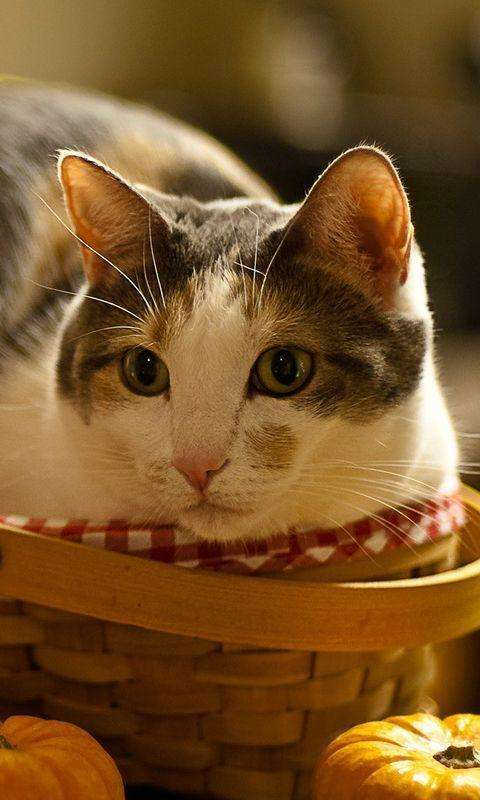
#> input picture resource/images/cat.jpeg, 480 x 800 px
$ python imagegradient.py
#> lines starting #> are read from the running program, lines starting #| are printed output that depends on the picture
#> further down, src is the input picture: shape (800, 480, 3); mean B, G, R 40.8, 84, 122
import cv2 as cv

# [27 lines of commented-out code are left out]
def lapalian_image(image):
    dst = cv.Laplacian(image, cv.CV_32F)
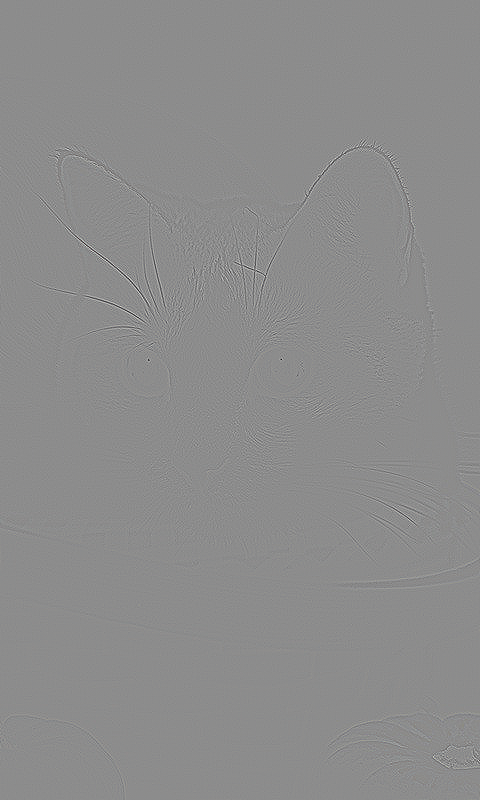
#> dst: shape (800, 480, 3) float32; mean B, G, R 0, 0, 0; drawn with min black and max white
    lpls = cv.convertScaleAbs(dst)
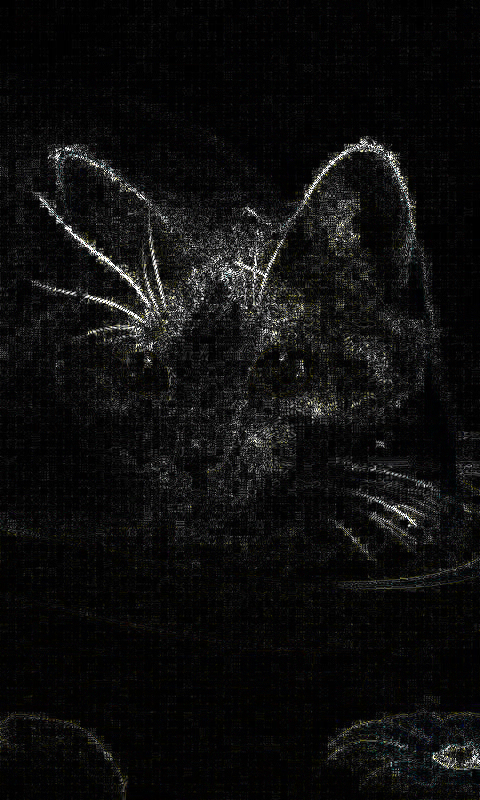
#> lpls: shape (800, 480, 3); mean B, G, R 13.9, 14.3, 14.3
    cv.imshow("lpls", lpls)

src = cv.imread("../resource/images/cat.jpeg")
cv.imshow("old", src)
lapalian_image(src)
cv.waitKey(0)
cv.destroyAllWindows()

$ run again, with resource/images/phone.jpeg copied over resource/images/cat.jpeg
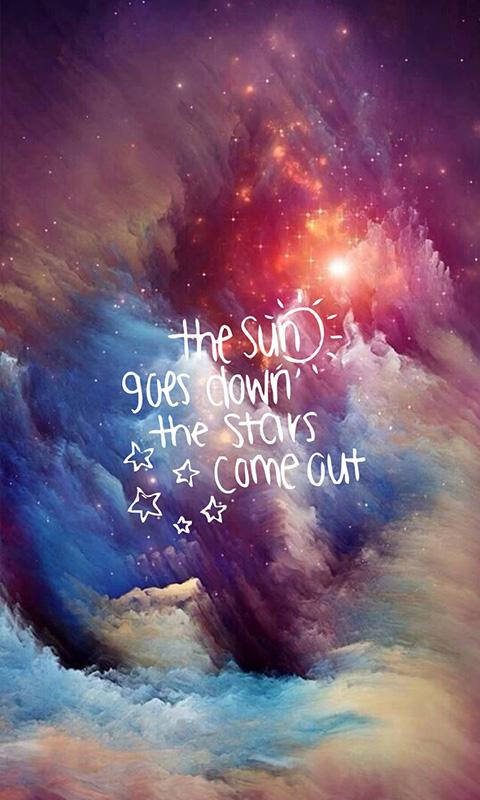
#> input picture resource/images/phone.jpeg, 480 x 800 px
#> src is the input picture: shape (800, 480, 3); mean B, G, R 115.3, 92.3, 121.7
#> in lapalian_image, `dst = cv.Laplacian(image, cv.CV_32F)`:
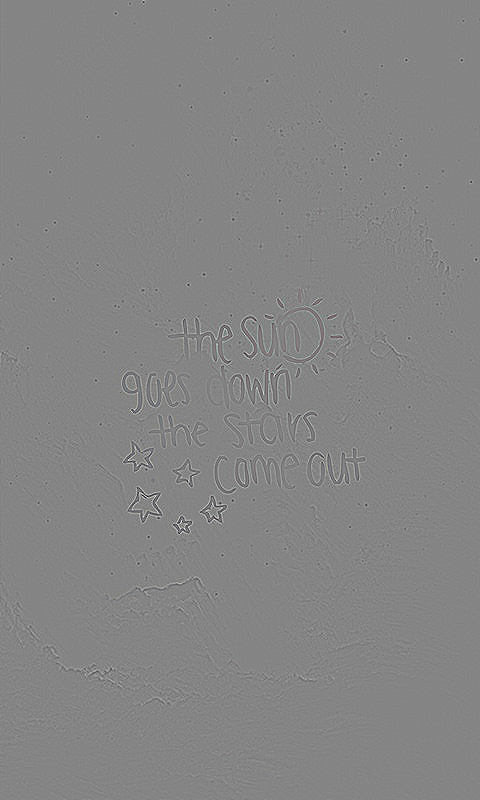
#> dst: shape (800, 480, 3) float32; mean B, G, R 0, 0, 0; drawn with min black and max white
#> in lapalian_image, `lpls = cv.convertScaleAbs(dst)`:
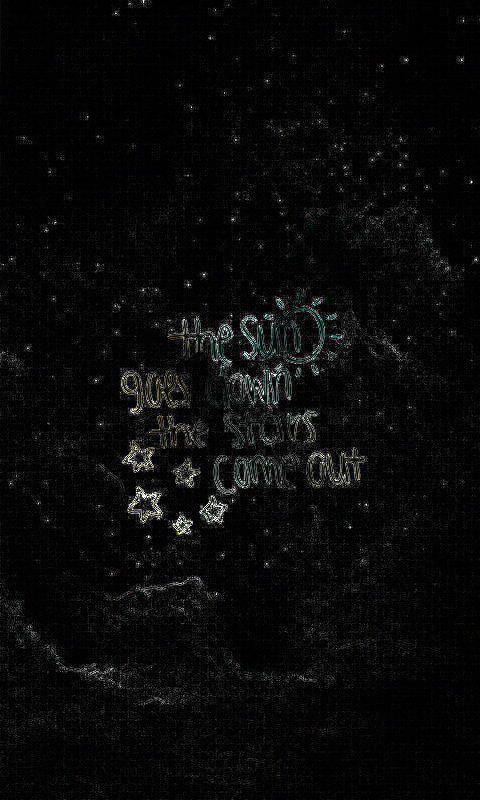
#> lpls: shape (800, 480, 3); mean B, G, R 10.1, 10.1, 10
